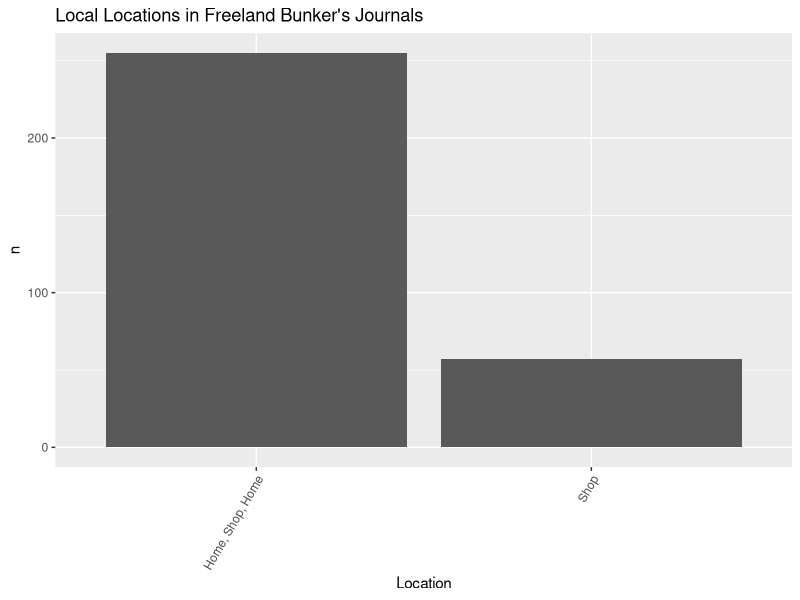
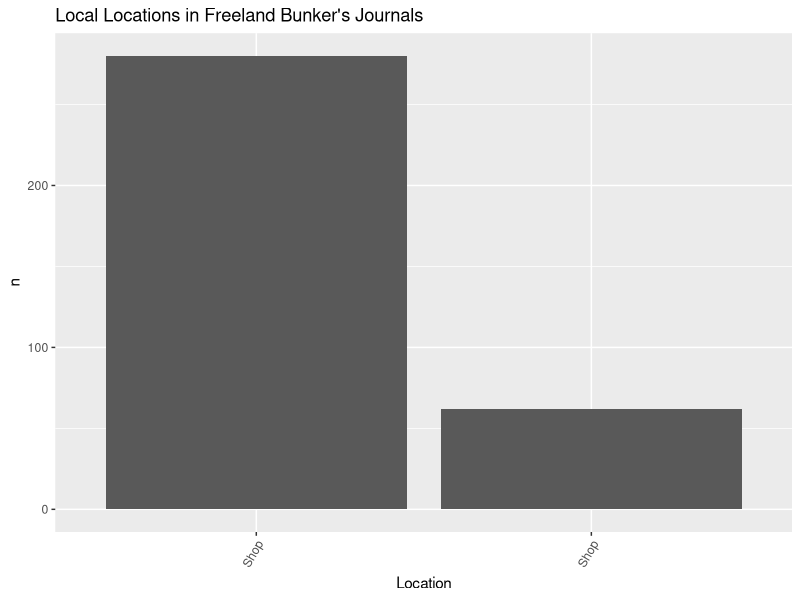
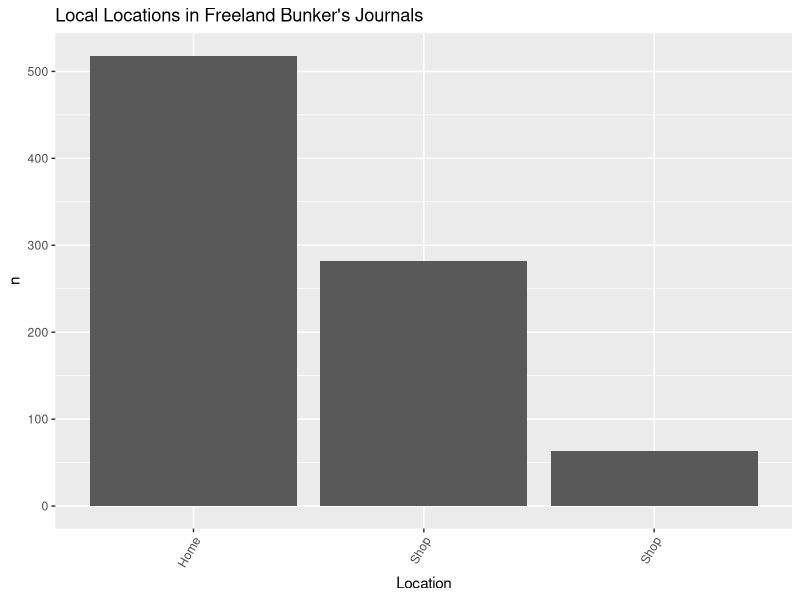

R code for these plots, in order: (Note: this script raises an error after producing the figures.)
## ---- chunk 1
install.packages(c("tidyverse", 
                   "tidytext",
                   "stopwords",
                   "widyr",
                   "tidygraph",
                   "tidylo",
                   "ggraph",
                   "wordcloud",
                   "dplyr"))
## ---- chunk 2
library(dplyr)
library(tidyverse)
library("magrittr") 
library(tidyverse)
library(tidytext)
## ---- chunk 3
library(readr)
journal_71_72 <- read_csv("Data_Sets/journal_1871_1872 - Sheet1 (1).csv")
journal_73 <- read_csv("Data_Sets/journal_1873 - Sheet1.csv")
journal_74 <- read_csv("Data_Sets/journal_1874 - Sheet1.csv")
journal_75 <- read_csv("Data_Sets/journal_1875 - Sheet1.csv")
journal_76 <- read_csv("Data_Sets/journal_1876 - Sheet1.csv")
journal_77 <- read_csv("Data_Sets/journal_1877 - Sheet1.csv")
journal_80 <- read_csv("Data_Sets/journal_1880 - Sheet1.csv")
journal_86 <- read_csv("Data_Sets/journal_1886 - Sheet1.csv")
View(journal_1886_Sheet1)

## ---- chunk 4
#journals <- list.files(path = "Data_Sets/...", pattern = "*.csv", full.names = TRUE) %>% 
#  map_df(~read_csv(.x) %>% mutate(quantity = as.character(quantity))) #%>%
#  type_convert()
## ---- chunk 5
journal_71_72$journal <- 1
journal_73$journal <- 2
journal_74$journal <- 3
journal_75$journal <- 4
journal_76$journal <- 5
journal_77$journal <- 6

journal_80$journal <- 9

journal_86$journal <- 15
## ---- chunk 6
journal_71_72 <- journal_71_72 %>%
  rename(transcription_accuracy = transcription) %>%
  mutate(image_path = as.character(image_path)) %>%
  mutate(image_description = as.character(image_description))

journal_75 <- journal_75 %>%
  mutate(quantity = as.character(quantity)) %>%
  mutate(latitude = as.logical(latitude)) %>%
  mutate(latitude_origin = as.logical(latitude_origin)) %>%
  mutate(longitude = as.logical(longitude)) %>%
  mutate(longitude_origin = as.logical(longitude_origin))

journal_76 <- journal_76 %>%
  mutate(quantity = as.character(quantity)) %>%
  mutate(latitude = as.logical(latitude)) %>%
  mutate(latitude_origin = as.logical(latitude_origin)) %>%
  mutate(longitude = as.logical(longitude)) %>%
  mutate(longitude_origin = as.logical(longitude_origin)) %>%
  mutate(image_path = as.character(image_path)) %>%
  mutate(image_description = as.character(image_description)) %>%
  mutate(noteworthy = as.logical(noteworthy))

journal_77 <- journal_77 %>%
  mutate(quantity = as.character(quantity)) %>%
  mutate(image_path = as.character(image_path)) %>%
  mutate(image_description = as.character(image_description)) %>%
  mutate(noteworthy = as.logical(noteworthy)) %>%
  mutate(temperature_am = as.logical(temperature_am))

journal_80 <- journal_80 %>%
  mutate(image_path = as.character(image_path)) %>%
  mutate(image_description = as.character(image_description)) %>%
  mutate(noteworthy = as.logical(noteworthy)) %>%
  mutate(temperature_am = as.logical(temperature_am)) %>%
  mutate(temperature_pm = as.logical(temperature_pm)) %>%
  mutate(temperature_night = as.logical(temperature_night))
  
journal_86 <- journal_86 %>%
  mutate(image_path = as.character(image_path)) %>%
  mutate(image_description = as.character(image_description)) %>%
  mutate(noteworthy = as.logical(noteworthy)) %>%
  mutate(temperature_am = as.logical(temperature_am)) %>%
  mutate(temperature_pm = as.logical(temperature_pm)) %>%
  mutate(temperature_night = as.logical(temperature_night)) %>%
  mutate(latitude = as.logical(latitude)) %>%
  mutate(recorder = as.character(recorder)) %>%
  mutate(notes = as.character(notes)) %>%
  select(- ...37)

  
## ---- chunk 7
#journal_71_72 <-  journal_71_72 %>% mutate(across(.fns = as.character)) %>% type_convert()
#journal_73 <-  journal_73 %>% mutate(across(.fns = as.character)) %>% type_convert()
#journal_74 <-  journal_74 %>% mutate(across(.fns = as.character)) %>% type_convert()
#journal_75 <-  journal_75 %>% mutate(across(.fns = as.character)) %>% type_convert()
#journal_76 <-  journal_76 %>% mutate(across(.fns = as.character)) %>% type_convert()
#journal_77 <-  journal_77 %>% mutate(across(.fns = as.character)) %>% type_convert()
#journal_80 <-  journal_80 %>% mutate(across(.fns = as.character)) %>% type_convert()
#journal_86 <-  journal_86 %>% mutate(across(.fns = as.character)) %>% type_convert()
## ---- chunk 8
journals <- dplyr::bind_rows(journal_71_72, journal_73, journal_74, journal_75, journal_76, journal_77, journal_80, journal_86)
## ---- chunk 9
#View(journal_71_72)
#View(journal_73)
#View(journal_74)
#View(journal_75)
#View(journal_76)
#View(journal_77)
#View(journal_80)

View(journals)
## ---- chunk 10
journal_71_72 %>%
  select(location, local_place, date_mdy, journal)
## ---- chunk 11
(places <- journals %>%
    unnest_tokens(word, location) %>%
    count(journal, word, sort = TRUE))
## ---- chunk 12
(locals_places <- journals %>%
    count(local_place, sort = TRUE))
## ---- chunk 13
locals_places %>%
    filter(n > 50) %>%
    filter(n < 500) %>% #500 to get rid of NA (may change)
  ggplot(aes(x=local_place, y=n)) + 
   geom_bar(stat = "identity")+
    theme(axis.text.x = element_text(angle = 60, hjust = 1))+
   labs(y = "n", x = "Location", title = "Local Locations in Freeland Bunker's Journals")
## ---- chunk 14
l_place <- journals %>%
  select(journal, local_place, location) %>%
  separate(local_place, c("place_1", "place_2"), sep = ",")

## ---- chunk 15
place_1 <- l_place %>%
    count(place_1, sort = TRUE) %>%
  rename(place = place_1)
place_2 <- l_place %>%
    count(place_2, sort = TRUE) %>%
  rename(place = place_2)

place_count <- dplyr::bind_rows(place_1, place_2)

## ---- chunk 16
place_count %>%
    filter(n > 50) %>%
    filter(n < 700) %>% #700 to get rid of NA (may change)
  ggplot(aes(x=place, y=n)) + 
   geom_bar(stat = "identity")+
    theme(axis.text.x = element_text(angle = 60, hjust = 1))+
   labs(y = "n", x = "Location", title = "Local Locations in Freeland Bunker's Journals")
## ---- chunk 17
loc_place <- journals %>%
  select(journal, local_place, location) %>%
  separate(local_place, c("place_1", "place_2", "place_3", "place_4"), sep = ",")
## ---- chunk 18
loc_1 <- loc_place %>%
  select(place_1) %>%
  rename(place = place_1)
loc_2 <- loc_place %>%
  select(place_2) %>%
  rename(place = place_2)
loc_3 <- loc_place %>%
  select(place_3) %>%
  rename(place = place_3)
loc_4 <- loc_place %>%
  select(place_4) %>%
  rename(place = place_4)

loc_count <- dplyr::bind_rows(loc_1, loc_2, loc_3, loc_4)
## ---- chunk 19
loc_count_1 <- loc_count %>%
    count(place, sort = TRUE)
## ---- chunk 20
loc_count_1 %>%
    filter(n > 50) %>%
    filter(n < 700) %>% #700 to get rid of NA (may change)
  ggplot(aes(x=place, y=n)) + 
   geom_bar(stat = "identity")+
    theme(axis.text.x = element_text(angle = 60, hjust = 1))+
   labs(y = "n", x = "Location", title = "Local Locations in Freeland Bunker's Journals")
## ---- chunk 21
(local_frequency <- journals %>%
    unnest_tokens(bigram, local_place, token = "ngrams", n = 2) %>% 
    drop_na(bigram) %>%
    select(bigram, location, date_mdy, journal))
## ---- chunk 22
bigram_counts <- local_frequency %>%
    separate(bigram, c("word1", "word2"), sep = " ") %>%
    filter(!word1 %in% stop_words$word,
           !word2 %in% stop_words$word) %>%
    count(word1, word2, sort = TRUE)

print(bigram_counts)
## ---- chunk 23
locals_places %>% mutate(as.numeric(n)) %>% type_convert()

locals_places %>%
  group_by(journal) %>%
    filter(n > 10) %>%
  #  filter(word != NA) %>%
  ggplot(aes(x=word, y=n)) + 
   geom_bar(stat = "identity")+
   facet_wrap(vars(journal))+
    theme(axis.text.x = element_text(angle = 60, hjust = 1))+
   labs(y = "n", x = "Location", title = "Local Locations in Freeland Bunker's Journals")
## ---- chunk 24
journal_tf_idf <- places %>%
    bind_tf_idf(word, journal, n) 
## ---- chunk 25
journal_tf_idf %>%
    group_by(journal) %>%
    slice_max(tf_idf, n = 10) %>%
    ggplot(aes(tf_idf, fct_reorder(word, tf_idf), fill = journal)) +
    geom_col(show.legend = FALSE) +
    facet_wrap(vars(journal), scales = "free") +
    scale_x_continuous(expand = c(0,0)) +
    labs(y = NULL, x = "tf-idf", title = "Highest tf-idf Locations in Freeland Bunker's Journals")
